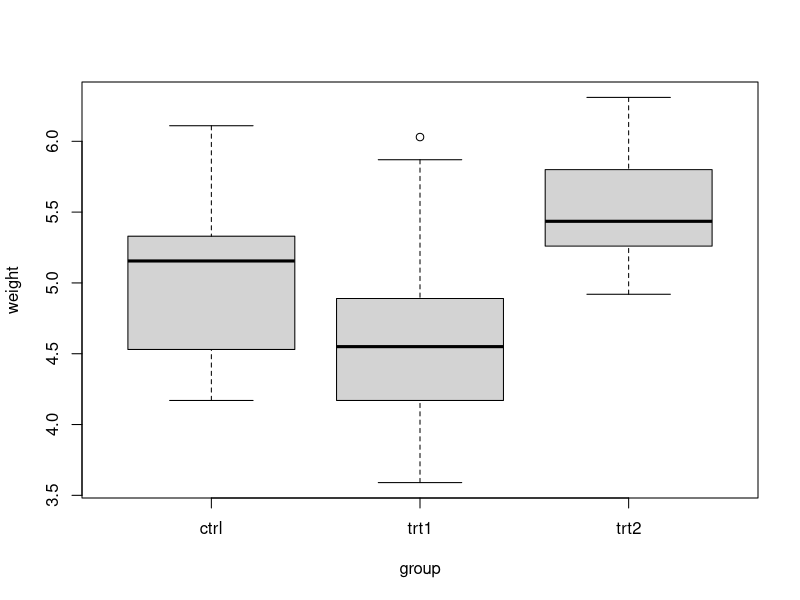
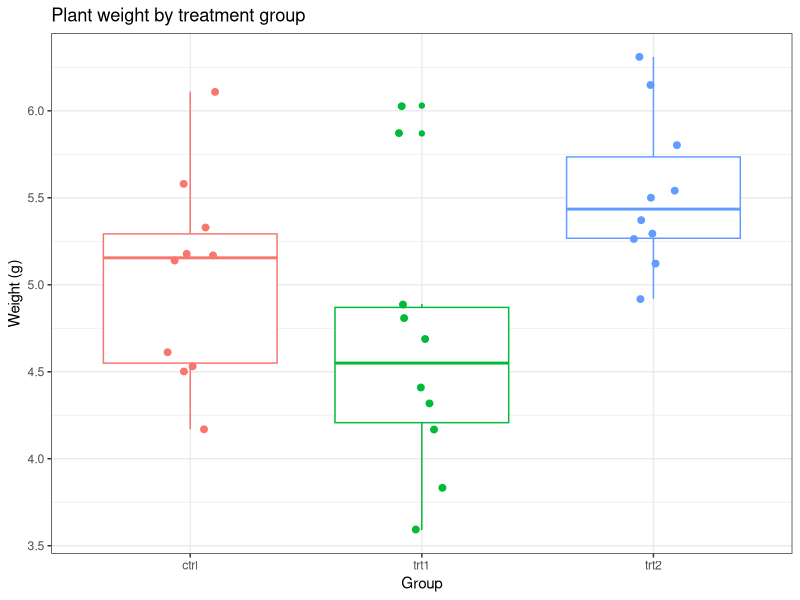
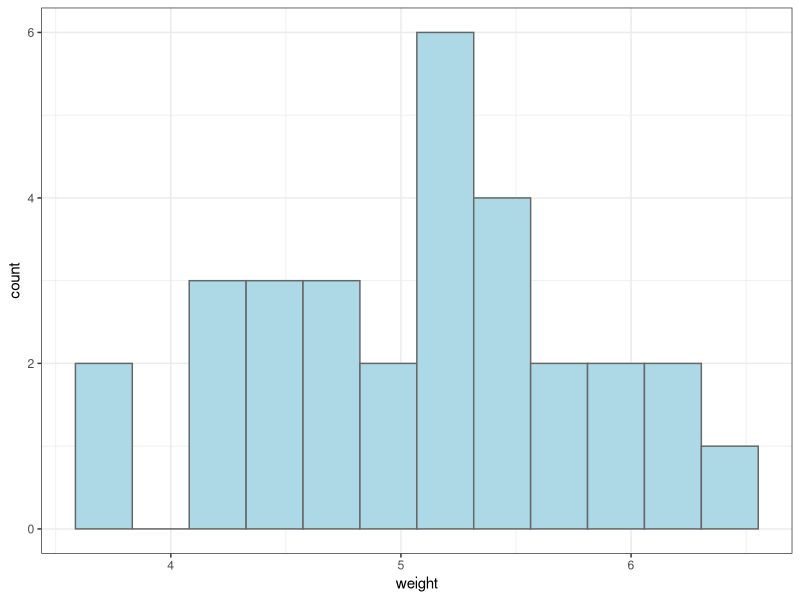
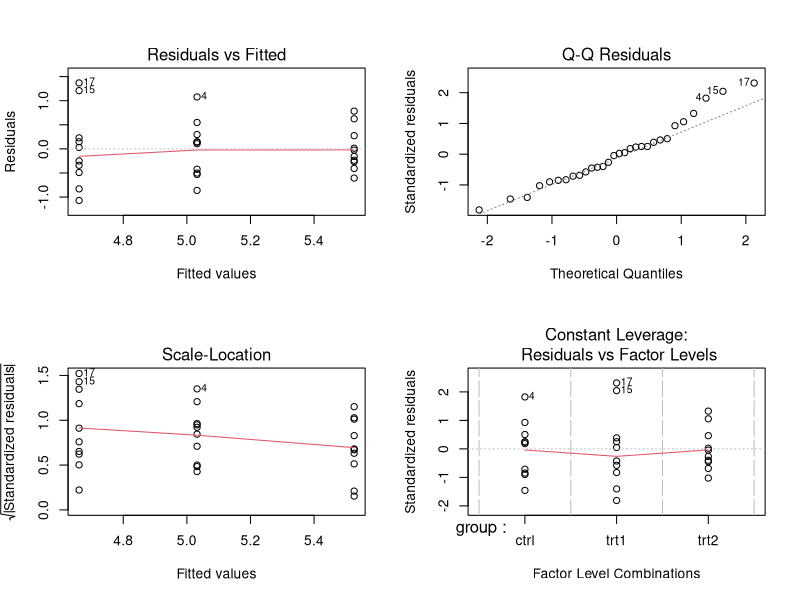
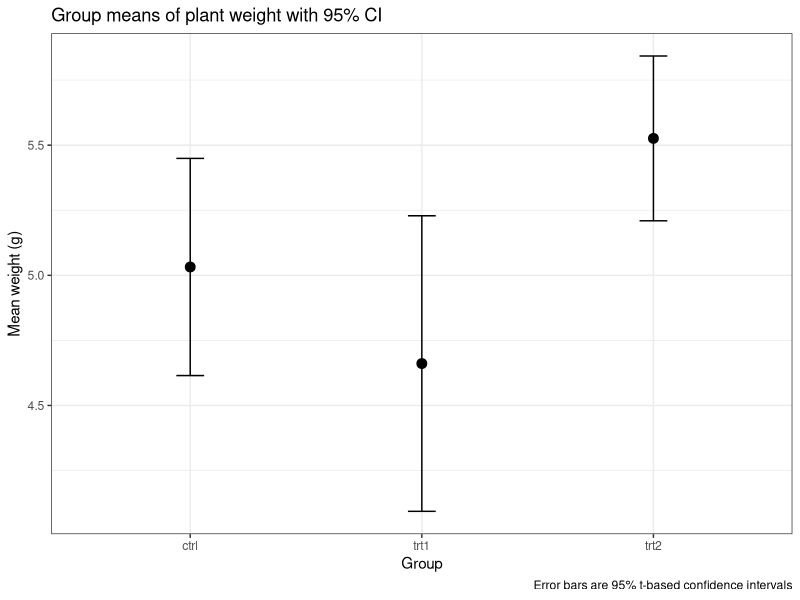

These charts were generated, in order, by the following R code:
# ==============================================================================
# ANOVA tutorial script (PlantGrowth)
# Purpose: Demonstrate one-way ANOVA workflow: visualize, check distribution,
# fit aov, review diagnostics (base R), summary, means table with SE and 95% CI
# Author: Jeff
# Date: March 16
# ==============================================================================


# 1. Setup ------------------------------------------------------------------

# Load packages. Install them first if needed: install.packages(c("tidyverse","broom"))
library(tidyverse)  # includes ggplot2, dplyr, tibble
library(broom)      # tidy model outputs
library(car)
library(emmeans)

# 2. Load example data and quick inspection ---------------------------------
# PlantGrowth is a built-in dataset in R
data("PlantGrowth")         # loads object PlantGrowth
pg <- PlantGrowth           # copy to a working object

# Inspect
str(pg)                     # structure
head(pg)                    # first rows
table(pg$group)             # sample sizes by group
View(pg)

# Ensure grouping variable is a factor and set levels if desired
pg <- pg |> mutate(group = factor(group, levels = c("ctrl", "trt1", "trt2")))


# 3. Visualize raw data ----------------------------------------------------

# Using base R
plot(weight ~ group, data = pg)    # defaults to boxplot for categorical x

# Using ggplot2
# Also try jittered boxplot with points to show raw observations by group
p_raw <- ggplot(pg, aes(x = group, y = weight, color = group)) +
  geom_boxplot() +
#  geom_point() +
  geom_jitter(width = 0.12, size = 2) +
  labs(title = "Plant weight by treatment group",
       x = "Group", y = "Weight (g)") +
  theme_bw() +
  theme(legend.position = "none")

print(p_raw)


# 4. Check distribution of raw response--------------------------------------
# Histogram + density
ggplot(pg, aes(x = weight)) +
  geom_histogram(bins = 12, fill = "lightblue", color = "grey40") +
  theme_bw()


# 5. Fit ANOVA model --------------------------------------------------------
# Using aov (one-way ANOVA)
model_aov <- aov(weight ~ group, data = pg)
summary(model_aov)

# Alternative: lm gives equivalent coefficients for this design
model_lm <- lm(weight ~ group, data = pg)


# 6. Base R diagnostic plots (4-panel) --------------------------------------
# These are base R plots produced from the model object.
# To display: run the next line interactively.
par(mfrow = c(2, 2))      # 2x2 layout
plot(model_aov)           # 4 standard diagnostic plots
par(mfrow = c(1, 1))      # reset layout

# Shapiro-Wilk and Lwvene test on residuals
# Use this for other evidence, rather than yes/no
shapiro.test(residuals(model_aov))
leveneTest(weight ~ group, data = pg, center = median)

# There are other ways to more fully evaluate and test for violation of assumption and these are not shown here. 


# 7. Review model output ----------------------------------------------------
# Classic summary for aov
summary(model_aov)

# Tidy outputs with broom (good for scripts/reports)
broom::tidy(model_aov)
broom::glance(model_aov)


# 8. Summary table of group means with SE and 95% CI (original scale) -------
means_tbl <- pg |>
  group_by(group) |>
  summarise(
    n = n(),
    mean = mean(weight),
    sd = sd(weight),
    se = sd / sqrt(n),
    tcrit = qt(0.975, df = n - 1),
    ci_lower = mean - tcrit * se,
    ci_upper = mean + tcrit * se,
    .groups = "drop"
  )
means_tbl

# The above works fine in this case. For more complicated models, best to use the helper package emmeans. 
emm <- emmeans(model_aov, specs = "group")
summary(emm)

# A dataframe that is nice for export.
tidy(summary(emm))


# 9. Post-hoc comparisons (Tukey HSD) ---------------------------------------

# Version 1: 
TukeyHSD(model_aov)

# Version 2: Use the emmeans package. Also does Tukey's HSD in case but also does more sophisticated comparison when Tukey's HSD cannot be done. 
emmeans::contrast(emm, method = "pairwise")


# 11. Presentation-ready plot of means with 95% CI (original scale) ---------
# Use the means_tbl computed above
ggplot(means_tbl, aes(x = group, y = mean)) +
  geom_point(size = 3) +
  geom_errorbar(aes(ymin = ci_lower, ymax = ci_upper), width = 0.12) +
  labs(title = "Group means of plant weight with 95% CI",
       x = "Group", y = "Mean weight (g)",
       caption = "Error bars are 95% t-based confidence intervals") +
  theme_bw()


# ggsave("plant_means.png", p_means, width = 6, height = 4, dpi = 300)


# OPTION A. Robust Confidence Intervals -------------------------------------

# Use robust confidence intervals when assumption violations (non-normal residuals, heteroscedasticity, or influential outliers) are large enough that ordinary t-based CIs are likely to be misleading for your sample size and inference goals. There is no single hard cutoff. Instead use a practical decision rule based on: type and degree of violation, sample size, and whether results are sensitive to influential observations. 

library(sandwich)

# Using our model above, here are the means:
orig <- emmeans(model_aov, ~ group)
orig

# Site comparisons
contrast(orig, method = "pairwise")

# Now try robust standard errors
# Make the new robust covariance matrix
robust_vcov = sandwich::vcovHC(model_aov, type = "HC3")

# Here are the new means:
robust <- emmeans(model_aov, ~ group, 
        vcov. = robust_vcov)

# And finally the revised site contrasts
contrast(robust, method = "pairwise")
